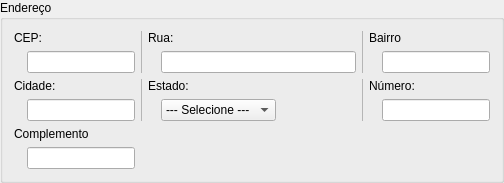
            <widget class="QGroupBox" name="gb_enderecos">
             <property name="title">
              <string>Endereço</string>
             </property>
             <layout class="QGridLayout" name="gridLayout_5">
              <item row="0" column="1">
               <layout class="QHBoxLayout" name="horizontalLayout_16">
                <item>
                 <layout class="QVBoxLayout" name="verticalLayout_13">
                  <item>
                   <widget class="QLabel" name="lb_title_cep">
                    <property name="text">
                     <string>CEP:</string>
                    </property>
                   </widget>
                  </item>
                  <item>
                   <layout class="QHBoxLayout" name="horizontalLayout_17">
                    <item>
                     <widget class="QLabel" name="lb_img_cep">
                      <property name="maximumSize">
                       <size>
                        <width>24</width>
                        <height>24</height>
                       </size>
                      </property>
                      <property name="text">
                       <string/>
                      </property>
                      <property name="scaledContents">
                       <bool>true</bool>
                      </property>
                     </widget>
                    </item>
                    <item>
                     <widget class="QLineEdit" name="le_cep">
                      <property name="toolTip">
                       <string>Código de Endereçamento Postal (CEP)</string>
                      </property>
                      <property name="inputMask">
                       <string/>
                      </property>
                     </widget>
                    </item>
                   </layout>
                  </item>
                 </layout>
                </item>
               </layout>
              </item>
              <item row="1" column="2">
               <layout class="QHBoxLayout" name="horizontalLayout_22">
                <item>
                 <widget class="QLabel" name="lb_separator_8">
                  <property name="maximumSize">
                   <size>
                    <width>1</width>
                    <height>200</height>
                   </size>
                  </property>
                  <property name="styleSheet">
                   <string notr="true">QLabel{
	background-color: rgb(181, 181, 181);
}</string>
                  </property>
                  <property name="text">
                   <string/>
                  </property>
                 </widget>
                </item>
                <item>
                 <layout class="QVBoxLayout" name="verticalLayout_16">
                  <item>
                   <widget class="QLabel" name="lb_title_uf">
                    <property name="text">
                     <string>Estado:</string>
                    </property>
                   </widget>
                  </item>
                  <item>
                   <layout class="QHBoxLayout" name="horizontalLayout_23">
                    <item>
                     <widget class="QLabel" name="lb_img_uf">
                      <property name="maximumSize">
                       <size>
                        <width>24</width>
                        <height>24</height>
                       </size>
                      </property>
                      <property name="text">
                       <string/>
                      </property>
                      <property name="scaledContents">
                       <bool>true</bool>
                      </property>
                     </widget>
                    </item>
                    <item>
                     <widget class="QComboBox" name="cb_estado">
                      <property name="toolTip">
                       <string>Selecione um Estado</string>
                      </property>
                      <item>
                       <property name="text">
                        <string>--- Selecione ---</string>
                       </property>
                      </item>
                     </widget>
                    </item>
                    <item>
                     <spacer name="horizontalSpacer_7">
                      <property name="orientation">
                       <enum>Qt::Orientation::Horizontal</enum>
                      </property>
                      <property name="sizeType">
                       <enum>QSizePolicy::Policy::Fixed</enum>
                      </property>
                      <property name="sizeHint" stdset="0">
                       <size>
                        <width>80</width>
                        <height>20</height>
                       </size>
                      </property>
                     </spacer>
                    </item>
                   </layout>
                  </item>
                 </layout>
                </item>
               </layout>
              </item>
              <item row="1" column="1">
               <layout class="QHBoxLayout" name="horizontalLayout_20">
                <item>
                 <layout class="QVBoxLayout" name="verticalLayout_15">
                  <item>
                   <widget class="QLabel" name="lb_title_city">
                    <property name="text">
                     <string>Cidade:</string>
                    </property>
                   </widget>
                  </item>
                  <item>
                   <layout class="QHBoxLayout" name="horizontalLayout_21">
                    <item>
                     <widget class="QLabel" name="lb_img_city">
                      <property name="maximumSize">
                       <size>
                        <width>24</width>
                        <height>24</height>
                       </size>
                      </property>
                      <property name="text">
                       <string/>
                      </property>
                      <property name="scaledContents">
                       <bool>true</bool>
                      </property>
                     </widget>
                    </item>
                    <item>
                     <widget class="QLineEdit" name="le_cidade">
                      <property name="toolTip">
                       <string>Cidade</string>
                      </property>
                     </widget>
                    </item>
                   </layout>
                  </item>
                 </layout>
                </item>
               </layout>
              </item>
              <item row="1" column="4">
               <layout class="QHBoxLayout" name="horizontalLayout_29">
                <item>
                 <widget class="QLabel" name="lb_separator_9">
                  <property name="maximumSize">
                   <size>
                    <width>1</width>
                    <height>200</height>
                   </size>
                  </property>
                  <property name="styleSheet">
                   <string notr="true">QLabel{
	background-color: rgb(181, 181, 181);
}</string>
                  </property>
                  <property name="text">
                   <string/>
                  </property>
                 </widget>
                </item>
                <item>
                 <layout class="QVBoxLayout" name="verticalLayout_19">
                  <item>
                   <widget class="QLabel" name="lb_title_number">
                    <property name="text">
                     <string>Número:</string>
                    </property>
                   </widget>
                  </item>
                  <item>
                   <layout class="QHBoxLayout" name="horizontalLayout_30">
                    <item>
                     <widget class="QLabel" name="lb_img_number">
                      <property name="maximumSize">
                       <size>
                        <width>24</width>
                        <height>24</height>
                       </size>
                      </property>
                      <property name="text">
                       <string/>
                      </property>
                      <property name="scaledContents">
                       <bool>true</bool>
                      </property>
                     </widget>
                    </item>
                    <item>
                     <widget class="QLineEdit" name="le_numero_casa">
                      <property name="toolTip">
                       <string>Número residencial</string>
                      </property>
                     </widget>
                    </item>
                   </layout>
                  </item>
                 </layout>
                </item>
               </layout>
              </item>
              <item row="0" column="2">
               <layout class="QHBoxLayout" name="horizontalLayout_18">
                <item>
                 <widget class="QLabel" name="lb_separator_5">
                  <property name="maximumSize">
                   <size>
                    <width>1</width>
                    <height>200</height>
                   </size>
                  </property>
                  <property name="styleSheet">
                   <string notr="true">QLabel{
	background-color: rgb(181, 181, 181);
}</string>
                  </property>
                  <property name="text">
                   <string/>
                  </property>
                 </widget>
                </item>
                <item>
                 <layout class="QVBoxLayout" name="verticalLayout_14">
                  <item>
                   <widget class="QLabel" name="lb_title_address">
                    <property name="text">
                     <string>Rua:</string>
                    </property>
                   </widget>
                  </item>
                  <item>
                   <layout class="QHBoxLayout" name="horizontalLayout_19">
                    <item>
                     <widget class="QLabel" name="lb_img_address">
                      <property name="maximumSize">
                       <size>
                        <width>24</width>
                        <height>24</height>
                       </size>
                      </property>
                      <property name="text">
                       <string/>
                      </property>
                      <property name="scaledContents">
                       <bool>true</bool>
                      </property>
                     </widget>
                    </item>
                    <item>
                     <widget class="QLineEdit" name="le_endereco">
                      <property name="toolTip">
                       <string>Endereço Rua</string>
                      </property>
                     </widget>
                    </item>
                   </layout>
                  </item>
                 </layout>
                </item>
               </layout>
              </item>
              <item row="0" column="4">
               <layout class="QHBoxLayout" name="horizontalLayout_24">
                <item>
                 <widget class="QLabel" name="lb_separator_6">
                  <property name="maximumSize">
                   <size>
                    <width>1</width>
                    <height>200</height>
                   </size>
                  </property>
                  <property name="styleSheet">
                   <string notr="true">QLabel{
	background-color: rgb(181, 181, 181);
}</string>
                  </property>
                  <property name="text">
                   <string/>
                  </property>
                 </widget>
                </item>
                <item>
                 <layout class="QVBoxLayout" name="verticalLayout_17">
                  <item>
                   <widget class="QLabel" name="lb_title_district">
                    <property name="text">
                     <string>Bairro</string>
                    </property>
                   </widget>
                  </item>
                  <item>
                   <layout class="QHBoxLayout" name="horizontalLayout_25">
                    <item>
                     <widget class="QLabel" name="lb_img_district">
                      <property name="maximumSize">
                       <size>
                        <width>24</width>
                        <height>24</height>
                       </size>
                      </property>
                      <property name="text">
                       <string/>
                      </property>
                      <property name="scaledContents">
                       <bool>true</bool>
                      </property>
                     </widget>
                    </item>
                    <item>
                     <widget class="QLineEdit" name="le_bairro">
                      <property name="toolTip">
                       <string>Número residencial</string>
                      </property>
                     </widget>
                    </item>
                   </layout>
                  </item>
                 </layout>
                </item>
               </layout>
              </item>
              <item row="2" column="1">
               <layout class="QVBoxLayout" name="verticalLayout_18">
                <item>
                 <widget class="QLabel" name="lb_title_complement">
                  <property name="text">
                   <string>Complemento</string>
                  </property>
                 </widget>
                </item>
                <item>
                 <layout class="QHBoxLayout" name="horizontalLayout_27">
                  <item>
                   <widget class="QLabel" name="lb_img_complement">
                    <property name="maximumSize">
                     <size>
                      <width>24</width>
                      <height>24</height>
                     </size>
                    </property>
                    <property name="text">
                     <string/>
                    </property>
                    <property name="scaledContents">
                     <bool>true</bool>
                    </property>
                   </widget>
                  </item>
                  <item>
                   <widget class="QLineEdit" name="le_complemento">
                    <property name="toolTip">
                     <string>Complemento Ex. casa, escritório ...</string>
                    </property>
                   </widget>
                  </item>
                 </layout>
                </item>
               </layout>
              </item>
             </layout>
            </widget>
